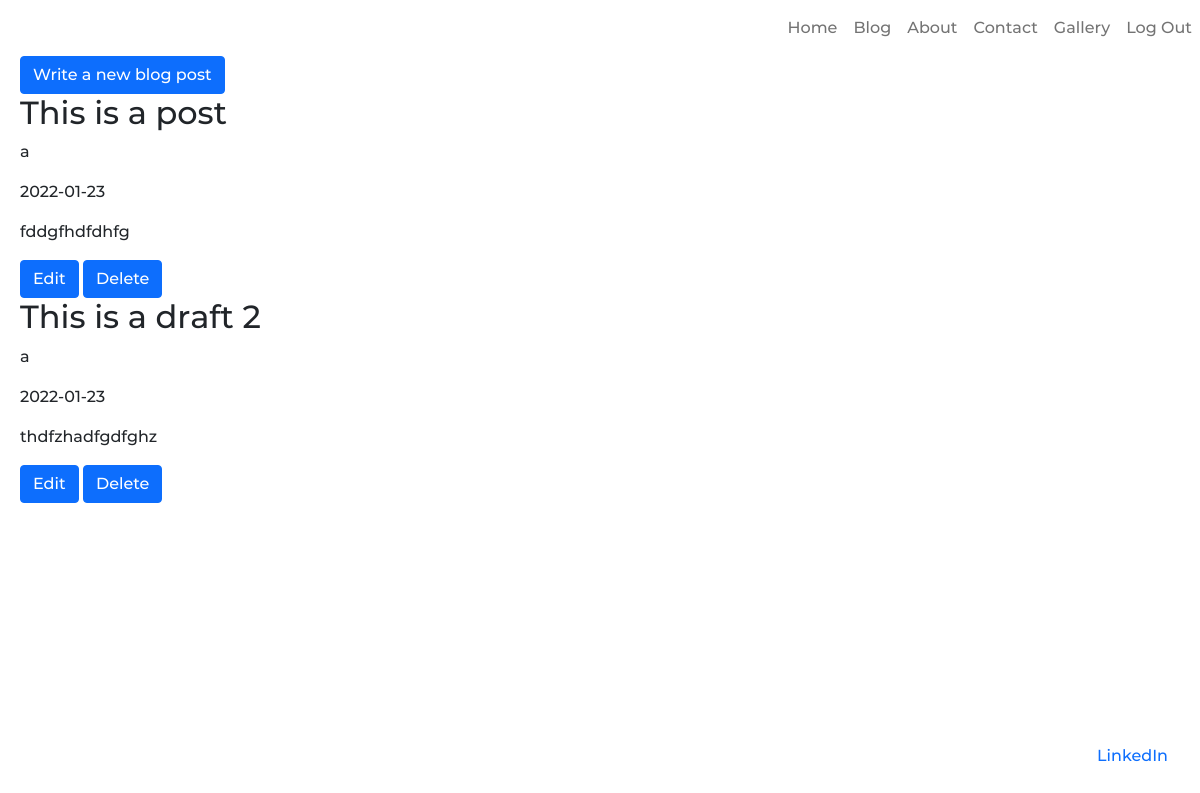
Screenshot of /blogPage.php (signed in) with the database file from the repository.
### tables this page shows
CREATE TABLE `blog_posts` (
  `post_id` int(11) NOT NULL,
  `user_id` int(11) NOT NULL,
  `title` varchar(255) DEFAULT NULL,
  `date` datetime DEFAULT CURRENT_TIMESTAMP,
  `content` longtext,
  `draft` tinyint(1) NOT NULL
);

CREATE TABLE `users` (
  `user_id` int(11) NOT NULL,
  `username` varchar(255) DEFAULT NULL,
  `email` varchar(255) DEFAULT NULL,
  `password` varchar(255) DEFAULT NULL
);

### blogPage.php (the view, shortened to what this page needs)
<?php
include 'databaseConnection.php';
$fetchPosts = $pdo->prepare("SELECT post_id, title, user_id, date, content, draft FROM blog_posts ORDER BY date DESC");
$fetchPosts->execute();
?>
<!DOCTYPE html>
<html lang="en">
<head>
</head>
<body>
    <?php include 'header.php'; ?>
    <main>
        <div>
            <?php
            if(isset($_SESSION['user_id'])){
                ?>
                <a class="btn btn-primary" href="postBlog.php" role="button">Write a new blog post</a>
                <?php
            }
            ?>
        </div>
        <div>
            <?php
            while($rowPosts = $fetchPosts->fetch()){
                $fetchUsername = $pdo->prepare("SELECT username FROM users WHERE user_id = :user_id");
                $fetchUsername->bindValue(':user_id', $rowPosts['user_id']);
                $fetchUsername->execute();
                $username = $fetchUsername->fetch();
                $datePosted = date("Y-m-d", strtotime($rowPosts['date']));
                ?>
                <h2><?= $rowPosts['title'] ?></h2>
                <p><?= $username[0] ?></p>
                <p><?= $datePosted ?></p>
                <p><?= $rowPosts['content'] ?></p>
                <?php
                if(isset($_SESSION['user_id'])){
                    ?>
                    <form method="post" action="sendBlogPost.php">
                        <button class="btn btn-primary" type="submit" name="edit_post">Edit</button>
                        <button class="btn btn-primary" type="submit" name="delete_post">Delete</button>
                    </form>
                    <?php
                }
            }
            ?>
            </div>
    </main>
    <?php include 'footer.php'; ?>
</body>
</html>

### style.css (style rules this page uses)
body { font-family: montserrat; margin-left: 20px; }

### rows the page displays
blog_posts: title "This is a post", user.username "a", date "2022-01-23", content "fddgfhdfdhfg"
blog_posts: title "This is a draft 2", user.username "a", date "2022-01-23", content "thdfzhadfgdfghz"

### other values shown
$section[1] "Home"
$section[1] "Blog"
$section[1] "About"
$section[1] "Contact"
$section[1] "Gallery"
$section[1] "Log Out"
